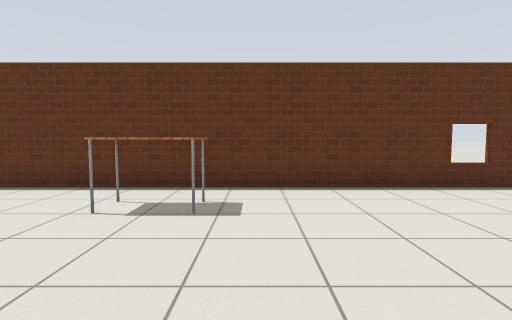
view 1 (above)

16 first-person views from a walk through a world built for the Gazebo simulator. The camera is 1 m above the floor, tilts 4° down and sees 80° across. The floor is counted in squares, 1 m on a side. Each view is taken from the middle of a square. On the plan, view 1 faces up. The plan holds only what a view shows up to about 12 squares ahead; the rest is blank. Simple patterns stand in for the simulator's built-in surfaces.

view 2
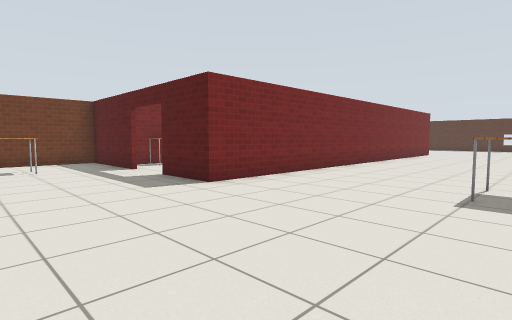

view 3
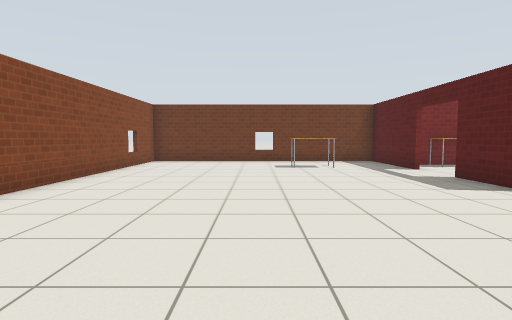

view 4
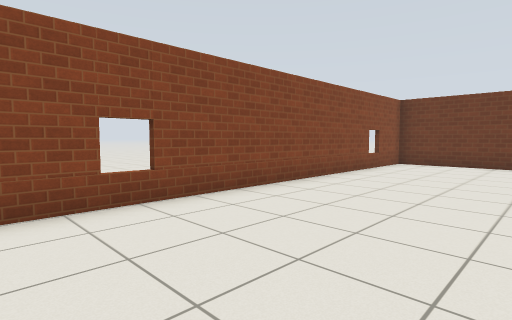

view 5
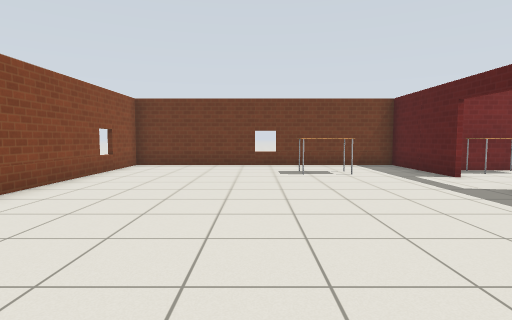

view 6
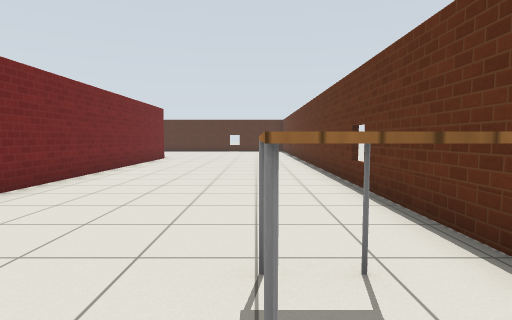

view 7
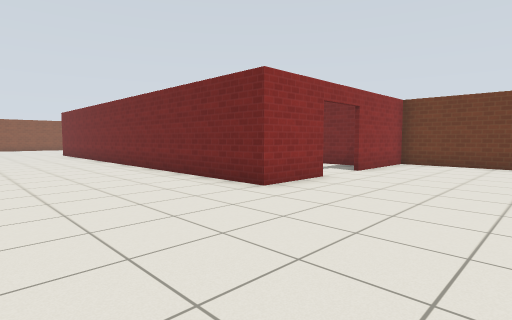

view 8
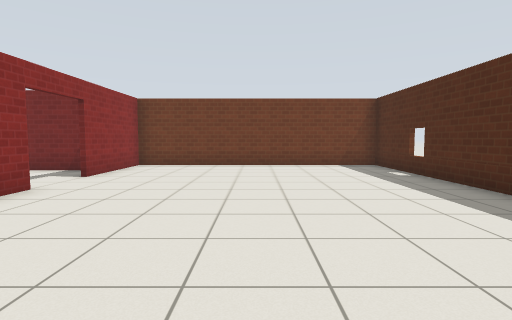

view 9
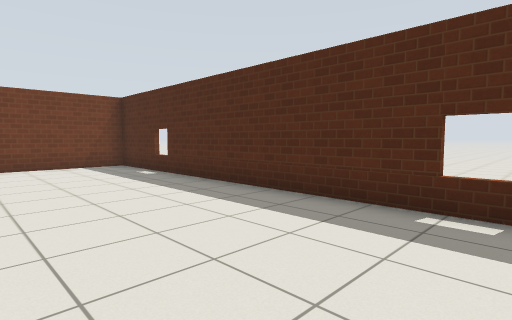

view 10
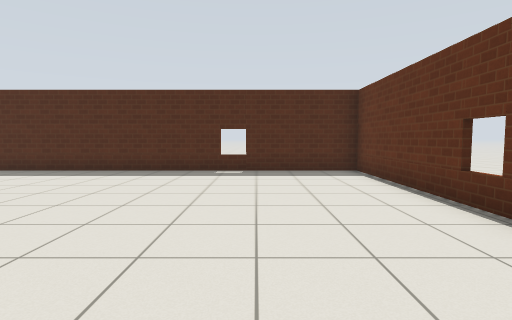

view 11
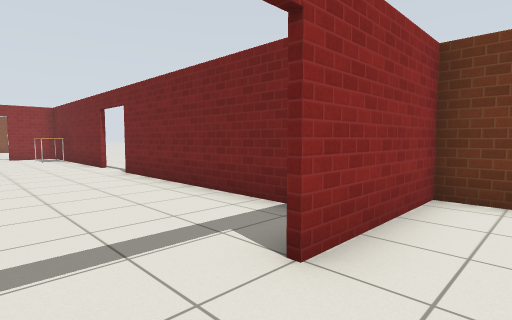

view 12
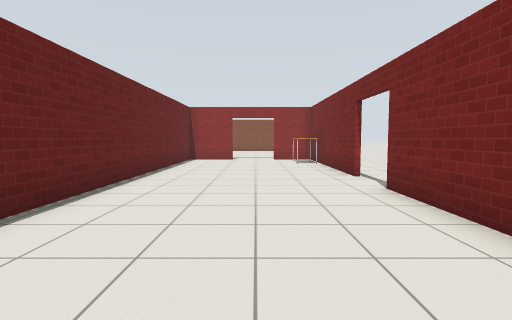

view 13
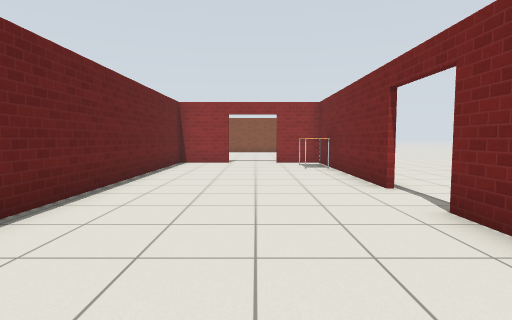

view 14
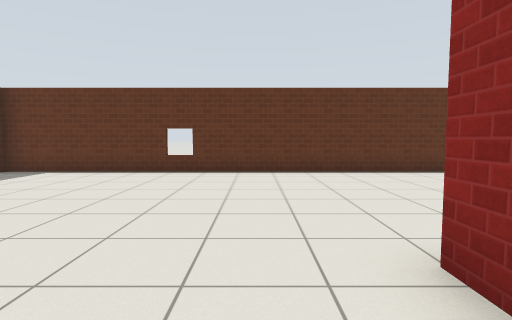

view 15
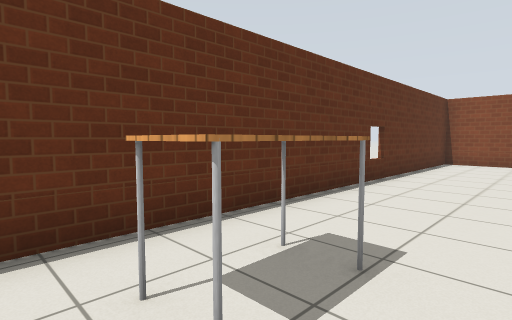

view 16
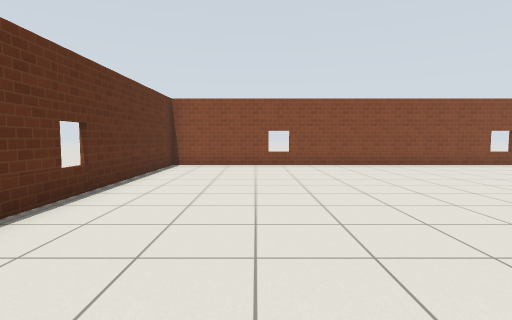

### Floor plan
Points are (right, up) in squares from view 1. A wall is a line through its corners. A room is listed if a view was taken in it or the views show most of it. See-through windows are left out.
Room 1 (views 1, 2, 3, 4, 5, 6, 7, 8, 9, 10, 11, 14, 15, 16)
walls: (0.8, -4.7) (0.8, -8.5) (10.5, -8.5) (10.5, 6.2) (-24.5, 6.2) (-24.5, -8.5) (-15.6, -8.5) (-15.6, -4.9); (-15.6, -3) (-15.6, -0.7) (0.8, -0.7) (0.8, -2.9)
ways out: open door at (-15.5, -4) to room 2; open door at (1, -3.5) to room 2
objects: table (-2, 4) to (-1, 5); table (3, -6) to (4, -6)
Room 2 (views 12, 13)
walls: (-6, -6.6) (0, -6.6); (0.1, -0.8) (-10.4, -0.8); (-14.6, -6.6) (-7.9, -6.6)
ways out: open door at (-15.5, -4) to room 1; open door at (1, -3.5) to room 1; open door at (-7, -7)
objects: table (-2, -6) to (-1, -6)

Positions as (right, up) in squares from view 1, and headings:
1: (0, 0), facing up
2: (5, 5), facing down-left
3: (6, 5), facing down
4: (6, 4), facing down-right
5: (6, 3), facing down
6: (0, 4), facing left
7: (-20, 4), facing down-right
8: (-20, 3), facing down
9: (-20, 3), facing down-left
10: (-15, 3), facing left
11: (-17, -3), facing down-right
12: (-14, -4), facing right
13: (-12, -4), facing right
14: (-17, -3), facing up
15: (-3, 3), facing up-right
16: (-1, 3), facing right
